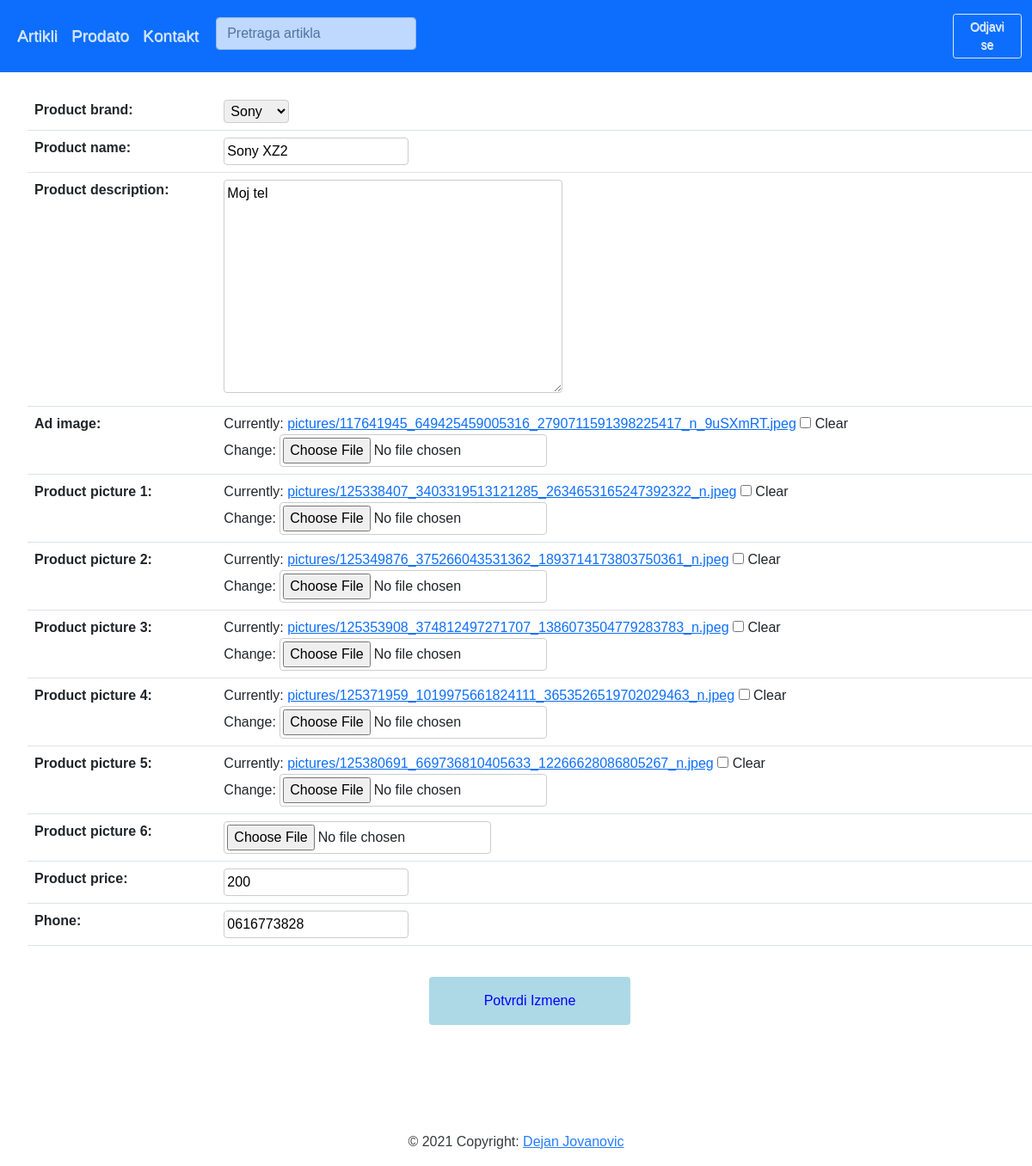
Screenshot of /f15e1646-5e00-4bc3-99f3-107f9783fe0a/update_item/ (signed in) with the database file from the repository.
### shop_app/models.py (models this page shows, shortened)
class ProductName(models.Model):
    user =                  models.ForeignKey(User, on_delete=models.CASCADE)
    id =                    models.UUIDField(primary_key=True, default=uuid.uuid4)
    product_name =          models.CharField(max_length=200)
    product_description =   models.TextField(max_length=500)
    date_posted =           models.DateTimeField(auto_now_add=True)
    ad_image =              ResizedImageField(size=[200,110], quality=100, upload_to='pictures', blank=True, null=True)
    product_picture_1 =     ResizedImageField(quality=100, upload_to='pictures', blank=True, null=True)
    product_picture_2 =     ResizedImageField(quality=100, upload_to='pictures', blank=True, null=True)
    product_picture_3 =     ResizedImageField(quality=100, upload_to='pictures', blank=True, null=True)
    product_picture_4 =     ResizedImageField(quality=100, upload_to='pictures', blank=True, null=True)
    product_picture_5 =     ResizedImageField(quality=100, upload_to='pictures', blank=True, null=True)
    product_picture_6 =     ResizedImageField(quality=100, upload_to='pictures', blank=True, null=True)
    product_price =         models.IntegerField(default='0', null=True, blank=False)
    phone =                 models.CharField(max_length=20)
    product_brand =         models.ForeignKey('Brand', on_delete=models.CASCADE, blank=True, null=True)
    class Meta:
        ordering = ['-date_posted']

### shop_app/views.py (the view)
# urls.py: path('<pk>/update_item/', views.ProductNameUpdateView.as_view(), name='update_item'),
class ProductNameUpdateView(generic.UpdateView):
    model = ProductName
    form_class = ProductNameForm
    template_name = 'update_item.html'
    success_url = reverse_lazy('product')

### shop_app/forms.py
class ProductNameForm(forms.ModelForm):
	class Meta:
		model = ProductName
		fields = (
			'user',
			'product_brand',
			'product_name',
			'product_description',
			'ad_image',
			'product_picture_1',
			'product_picture_2',
			'product_picture_3',
			'product_picture_4',
			'product_picture_5',
			'product_picture_6',
			'product_price',
			'phone'
			)
		widgets = {
			'user':forms.TextInput(attrs={'class': 'form-control', 'value':'', 'id':'admin', 'type':'hidden'}),
		}

### shop_app/models.py (called while the page is built)
    def __str__(self):
        return self.brand_name

### shop_app/templates/update_item.html (shortened to what this page needs)
{% extends 'base.html' %}
{% block content %}
{% if user.is_authenticated %}
<ul>
<br>
<form class="form-group" method="post" enctype="multipart/form-data">
    <table class="table table-hover">
        {{ form.as_table}}
    </table>
    <input class="btn btn-primary" type="submit" value='Potvrdi Izmene'>
</form>
</ul>
{% endif %}
{% endblock %}

### shop_app/static/shop_app/css/styles.css (style rules this page uses)
body { background-color: white; padding: 0px; font-family: Arial, Helvetica, sans-serif; }
input[type=text], input[type=note], input[type=email], input[type=number], input[type=file], input[type=password], input[name=username], input[type=address], input[name=buyed_item], input[name=product_brand], select, textarea { text-width: 20%; text-width: 0px; padding: 3px; border: 1px solid #ccc; border-radius: 4px; resize: vertical; }
input[type=button], input[type=submit], input[type=reset] { background-color: lightblue; border: none; color: blue; padding: 16px 32px; text-decoration: none; margin: 20px 10px; cursor: pointer; width: 20%; }

### rows the page displays
ProductName: product_brand "Sony", product_name "Sony XZ2", product_description "Moj tel", product_price "200", phone "0616773828"
